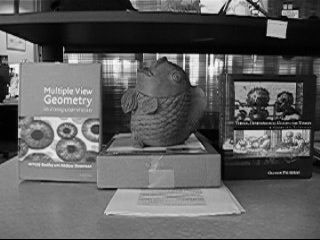
//> input picture data/Fish/img/0005.jpg, 320 x 240 px, given in place of 0001.jpg, which was not available
$ ./canny   (built with g++ and OpenCV 4)
//> lines starting //> are read from the running program, lines starting //| are printed output that depends on the picture; pictures that were not available may be replaced by others from this repository, and a replacement may not be noted
#include <opencv2/core/core.hpp>
#include <opencv2/highgui/highgui.hpp>
#include <opencv2/imgproc/imgproc.hpp>

int main(){

   //defining variables to store gray images and edge detections

    cv::Mat edges1;
    cv::Mat edges2;
    cv::Mat gray_image1;
    cv::Mat gray_image2;

    //setting threshold values

    int edgeThresh = 1;
    int lowThreshold=50;
    int const max_lowThreshold =500 ;
    int ratio = 3;
    int kernel_size = 3;


    //loading images 0001.jpg , 0199.jpg into cv::Mat objects image1 ,image2

    cv::Mat image1= cv::imread("../data/Fish/img/0001.jpg",CV_LOAD_IMAGE_COLOR);
//> image1 is the input picture: 240 rows x 320 cols, CV_8UC3; min 0, max 255, mean 92.8
    cv::Mat image2= cv::imread("../data/Fish/img/0199.jpg",CV_LOAD_IMAGE_COLOR);
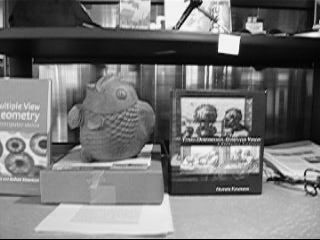
//> input picture data/Fish/img/0199.jpg, 320 x 240 px
//> image2 is the input picture: 240 rows x 320 cols, CV_8UC3; min 0, max 255, mean 117.2


    //Converting image1,image2  from RGB to gray
    //Reduce noise with a kernel 3x3
    //calling cany detector on gray_image1 ,gray_image2 and saving into edges1 ,edges2

    cvtColor( image1, gray_image1, CV_RGB2GRAY);

    blur( gray_image1, edges1, cv::Size(3,3) );
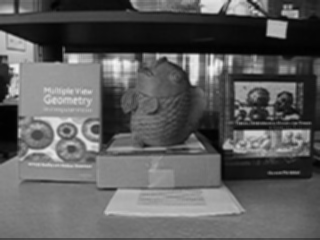
//> edges1: 240 rows x 320 cols, CV_8UC1; min 1, max 246, mean 93

    cv::Canny(gray_image1,edges1,lowThreshold, lowThreshold*ratio, kernel_size );
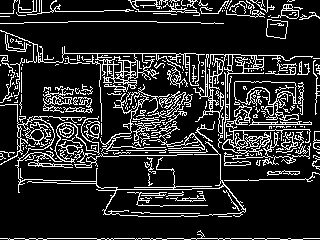
//> edges1: 240 rows x 320 cols, CV_8UC1; 16.2% white in thin lines or dots


    cvtColor( image2, gray_image2, CV_RGB2GRAY );

    blur( gray_image2,edges2,cv::Size(3,3));
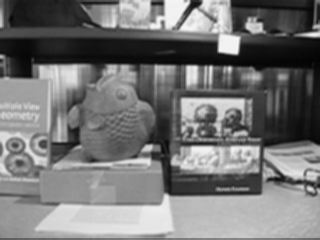
//> edges2: 240 rows x 320 cols, CV_8UC1; min 2, max 246, mean 117.4

    cv::Canny(gray_image2,edges2,lowThreshold, lowThreshold*ratio, kernel_size );
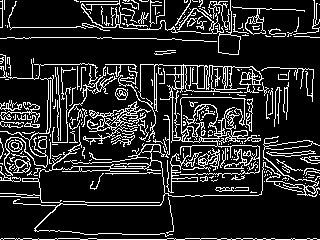
//> edges2: 240 rows x 320 cols, CV_8UC1; 15.7% white in thin lines or dots


    //displaying the detected edges

    cv::namedWindow("edges_image1");
    cv::imshow("edge_image1",edges1);


    cv::namedWindow("edge_image2");
    cv::imshow("edge_image2",edges2);

    //writing detected edges to files output3.jpg , output4.jpg
    imwrite( "output2/output3.jpg", edges1);
    imwrite( "output2/output4.jpg", edges2);
    cv::waitKey(0);

}
